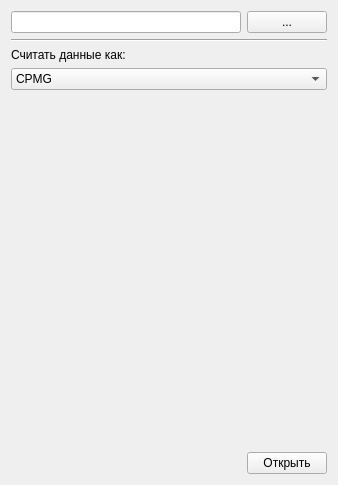
<?xml version="1.0" encoding="UTF-8"?>
<ui version="4.0">
 <class>OpenFileWindow</class>
 <widget class="QWidget" name="OpenFileWindow">
  <property name="geometry">
   <rect>
    <x>0</x>
    <y>0</y>
    <width>338</width>
    <height>485</height>
   </rect>
  </property>
  <property name="sizePolicy">
   <sizepolicy hsizetype="Maximum" vsizetype="Maximum">
    <horstretch>0</horstretch>
    <verstretch>0</verstretch>
   </sizepolicy>
  </property>
  <property name="windowTitle">
   <string>Открыть Файл</string>
  </property>
  <layout class="QVBoxLayout" name="verticalLayout">
   <item>
    <layout class="QHBoxLayout" name="horizontalLayout">
     <item>
      <widget class="QLineEdit" name="file_path">
       <property name="sizePolicy">
        <sizepolicy hsizetype="MinimumExpanding" vsizetype="Maximum">
         <horstretch>0</horstretch>
         <verstretch>0</verstretch>
        </sizepolicy>
       </property>
      </widget>
     </item>
     <item>
      <widget class="QPushButton" name="open_file_explorer">
       <property name="sizePolicy">
        <sizepolicy hsizetype="Maximum" vsizetype="Maximum">
         <horstretch>0</horstretch>
         <verstretch>0</verstretch>
        </sizepolicy>
       </property>
       <property name="text">
        <string>...</string>
       </property>
       <property name="iconSize">
        <size>
         <width>8</width>
         <height>8</height>
        </size>
       </property>
      </widget>
     </item>
    </layout>
   </item>
   <item>
    <widget class="Line" name="line">
     <property name="orientation">
      <enum>Qt::Horizontal</enum>
     </property>
    </widget>
   </item>
   <item>
    <widget class="QLabel" name="label">
     <property name="text">
      <string>Считать данные как:</string>
     </property>
    </widget>
   </item>
   <item>
    <widget class="QComboBox" name="data_type_box">
     <item>
      <property name="text">
       <string>CPMG</string>
      </property>
     </item>
     <item>
      <property name="text">
       <string>T1_ir</string>
      </property>
     </item>
    </widget>
   </item>
   <item>
    <spacer name="verticalSpacer">
     <property name="orientation">
      <enum>Qt::Vertical</enum>
     </property>
     <property name="sizeHint" stdset="0">
      <size>
       <width>20</width>
       <height>40</height>
      </size>
     </property>
    </spacer>
   </item>
   <item>
    <layout class="QHBoxLayout" name="horizontalLayout_2">
     <item>
      <spacer name="horizontalSpacer">
       <property name="orientation">
        <enum>Qt::Horizontal</enum>
       </property>
       <property name="sizeHint" stdset="0">
        <size>
         <width>40</width>
         <height>20</height>
        </size>
       </property>
      </spacer>
     </item>
     <item>
      <widget class="QPushButton" name="open_file_button">
       <property name="text">
        <string>Открыть</string>
       </property>
      </widget>
     </item>
    </layout>
   </item>
  </layout>
 </widget>
 <resources/>
 <connections/>
</ui>
